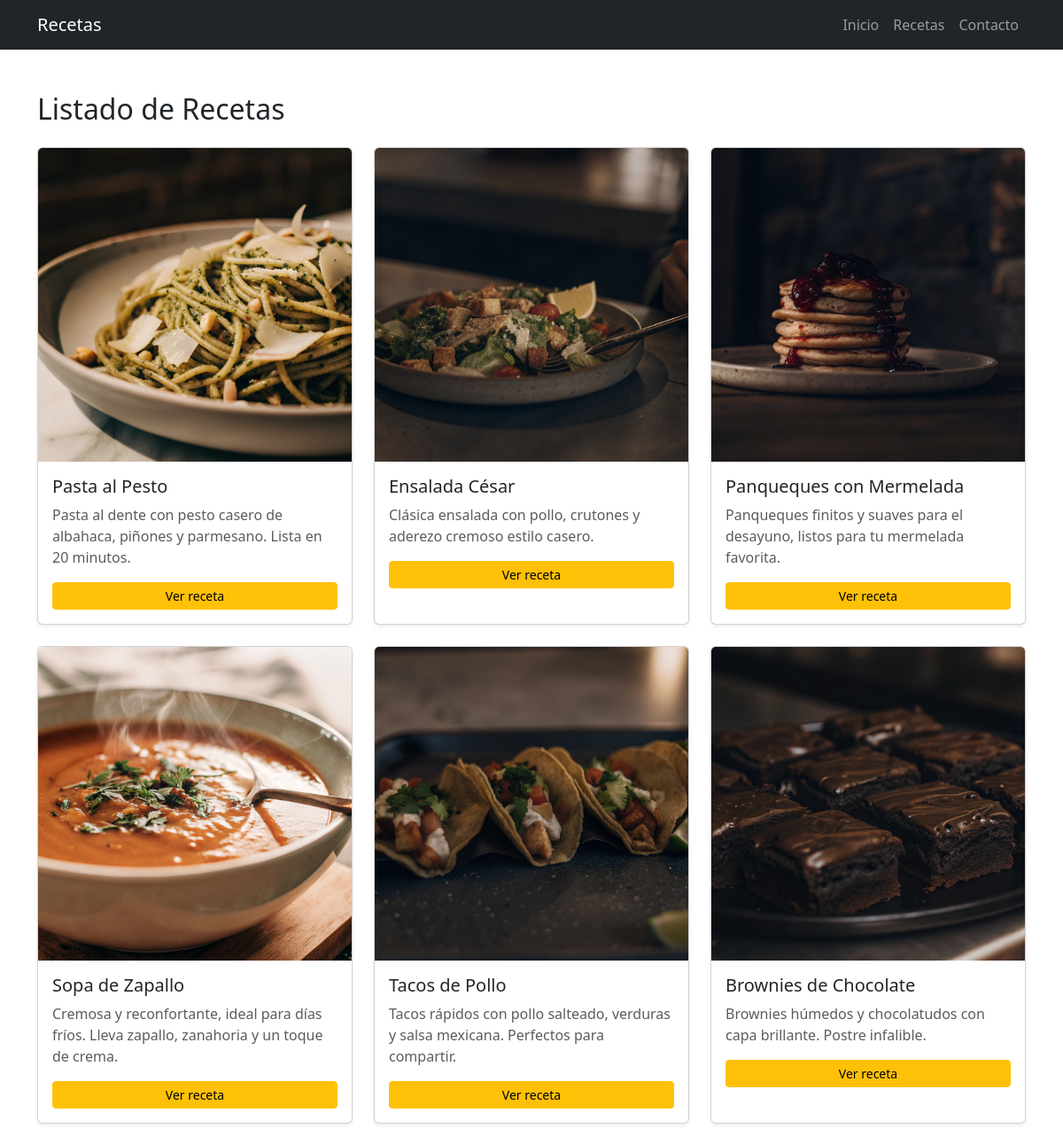
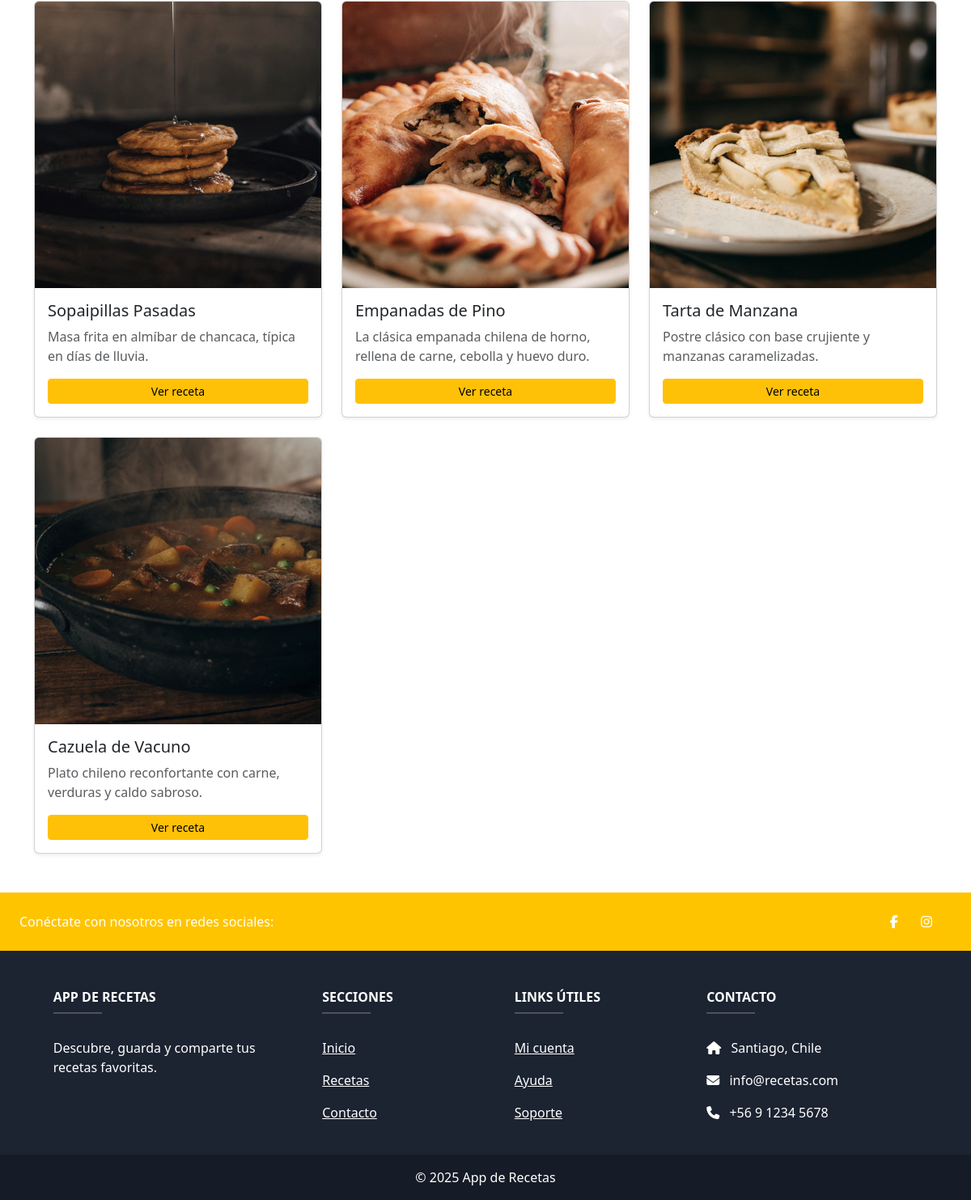
The app's page /recetas/ with its own data (2 pictures, top to bottom).
### mi_app/models.py (models this page shows, shortened)
class Receta(models.Model):
    nombre = models.CharField(max_length=100)
    resumen = models.CharField(max_length=160, blank=True, help_text="Descripción breve (máx. 160 chars)")
    ingredientes = models.TextField()
    instrucciones = models.TextField()
    imagen = models.ImageField(upload_to='media/imgs', null=True, blank=True)

### mi_app/views.py (the view)
# urls.py: path('recetas/', views.receta, name='recetas'),
def receta(request):
    recetas = Receta.objects.all()
    return render(request, 'receta.html', {'recetas': recetas})

### mi_app/templates/receta.html (shortened to what this page needs)
{% extends 'base.html' %}
{% load static %}
{% block content %}
<div class="container my-5">
  <h2 class="mb-4">Listado de Recetas</h2>
  <div class="row g-4">
    {% for r in recetas %}
      <div class="col-12 col-md-6 col-lg-4">
        <div class="card h-100 shadow-sm">
          {% if r.imagen %}
            <img src="{{ r.imagen.url }}" class="card-img-top" alt="{{ r.nombre }}">
          {% else %}
            <img src="{% static 'img/placeholder.jpg' %}" class="card-img-top" alt="Receta">
          {% endif %}
          <div class="card-body d-flex flex-column">
            <h5 class="card-title">{{ r.nombre }}</h5>
            <p class="card-text text-muted mb-3">
              {% if r.resumen %}
                {{ r.resumen }}
              {% else %}
                {{ r.ingredientes|striptags|truncatechars:120 }}
              {% endif %}
            </p>
            <a href="{% url 'mi_app:detalle' r.pk %}" class="btn btn-warning btn-sm">Ver receta</a>
          </div>
        </div>
      </div>
    {% empty %}
      <p class="text-muted">No hay recetas aún. Agrega algunas desde el <a href="/admin/">admin</a>.</p>
    {% endfor %}
  </div>
</div>
{% endblock %}

### mi_app/templates/base.html (shortened to what this page needs)
{% load static %}
<!doctype html>
<html lang="es">
<head>
  <link href="https://cdn.jsdelivr.net/npm/bootstrap@5.3.3/dist/css/bootstrap.min.css" rel="stylesheet">
  <link rel="stylesheet" href="{% static 'css/site.css' %}">
  <link rel="stylesheet" href="https://cdnjs.cloudflare.com/ajax/libs/font-awesome/6.5.2/css/all.min.css"/>
</head>
<body>
  <nav class="navbar navbar-expand-lg navbar-dark bg-dark ">
    <div class="container">
      <a class="navbar-brand" href="{% url 'mi_app:index' %}">Recetas</a>
      <div id="nav" class="collapse navbar-collapse">
        <ul class="navbar-nav ms-auto">
          <li class="nav-item"><a class="nav-link" href="{% url 'mi_app:index' %}">Inicio</a></li>
          <li class="nav-item"><a class="nav-link" href="{% url 'mi_app:recetas' %}">Recetas</a></li>
          <li class="nav-item"><a class="nav-link" href="{% url 'mi_app:contacto' %}">Contacto</a></li>
        </ul>
      </div>
    </div>
  </nav>
  {% block content %}{% endblock %}
  <footer class="text-center text-lg-start text-white" style="background-color: #1c2331">
  <section class="d-flex justify-content-between p-4" style="background-color: #ffc400">
    <div class="me-5">
      <span>Conéctate con nosotros en redes sociales:</span>
    </div>
    <div>
      <a href="#" class="text-white me-4"><i class="fa-brands fa-facebook-f"></i></a>
      <a href="#" class="text-white me-4"><i class="fa-brands fa-instagram"></i></a>
    </div>
  </section>
  <section class="">
    <div class="container text-center text-md-start mt-5">
      <div class="row mt-3">
        <div class="col-md-3 col-lg-4 col-xl-3 mx-auto mb-4">
          <h6 class="text-uppercase fw-bold">App de Recetas</h6>
          <hr class="mb-4 mt-0 d-inline-block mx-auto"
              style="width: 60px; background-color: #ffc400; height: 2px"/>
          <p>Descubre, guarda y comparte tus recetas favoritas.</p>
        </div>
        <div class="col-md-2 col-lg-2 col-xl-2 mx-auto mb-4">
          <h6 class="text-uppercase fw-bold">Secciones</h6>
          <hr class="mb-4 mt-0 d-inline-block mx-auto"
              style="width: 60px; background-color: #ffc400; height: 2px"/>
          <p><a href="{% url 'mi_app:index' %}" class="text-white">Inicio</a></p>
          <p><a href="{% url 'mi_app:recetas' %}" class="text-white">Recetas</a></p>
          <p><a href="#" class="text-white">Contacto</a></p>
        </div>
        <div class="col-md-3 col-lg-2 col-xl-2 mx-auto mb-4">
          <h6 class="text-uppercase fw-bold">Links útiles</h6>
            <hr class="mb-4 mt-0 d-inline-block mx-auto"
                style="width: 60px; background-color: #ffc400; height: 2px"/>
            <p><a href="#" class="text-white">Mi cuenta</a></p>
            <p><a href="#" class="text-white">Ayuda</a></p>
            <p><a href="#" class="text-white">Soporte</a></p>
        </div>
        <div class="col-md-4 col-lg-3 col-xl-3 mx-auto mb-md-0 mb-4">
          <h6 class="text-uppercase fw-bold">Contacto</h6>
          <hr class="mb-4 mt-0 d-inline-block mx-auto"
              style="width: 60px; background-color: #ffc400; height: 2px"/>
          <p><i class="fa-solid fa-home me-2""></i> Santiago, Chile</p>
          <p><i class="fa-solid fa-envelope me-2"></i> info@recetas.com</p>
          <p><i class="fa-solid fa-phone me-2"></i> +56 9 1234 5678</p>
        </div>
      </div>
    </div>
  </section>
  <div class="text-center p-3" style="background-color: rgba(0, 0, 0, 0.2)">
    © {% now "Y" %} App de Recetas
  </div>
</footer>
</body>
</html>

### records on screen
Receta: imagen (picture), nombre "Pasta al Pesto", resumen "Pasta al dente con pesto casero de albahaca, piñones y parmesano. Lista en 20 minutos."
Receta: imagen (picture), nombre "Ensalada César", resumen "Clásica ensalada con pollo, crutones y aderezo cremoso estilo casero."
Receta: imagen (picture), nombre "Panqueques con Mermelada", resumen "Panqueques finitos y suaves para el desayuno, listos para tu mermelada favorita."
Receta: imagen (picture), nombre "Sopa de Zapallo", resumen "Cremosa y reconfortante, ideal para días fríos. Lleva zapallo, zanahoria y un toque de crema."
Receta: imagen (picture), nombre "Tacos de Pollo", resumen "Tacos rápidos con pollo salteado, verduras y salsa mexicana. Perfectos para compartir."
Receta: imagen (picture), nombre "Brownies de Chocolate", resumen "Brownies húmedos y chocolatudos con capa brillante. Postre infalible."
Receta: imagen (picture), nombre "Sopaipillas Pasadas", resumen "Masa frita en almíbar de chancaca, típica en días de lluvia."
Receta: imagen (picture), nombre "Empanadas de Pino", resumen "La clásica empanada chilena de horno, rellena de carne, cebolla y huevo duro."
Receta: imagen (picture), nombre "Tarta de Manzana", resumen "Postre clásico con base crujiente y manzanas caramelizadas."
Receta: imagen (picture), nombre "Cazuela de Vacuno", resumen "Plato chileno reconfortante con carne, verduras y caldo sabroso."
